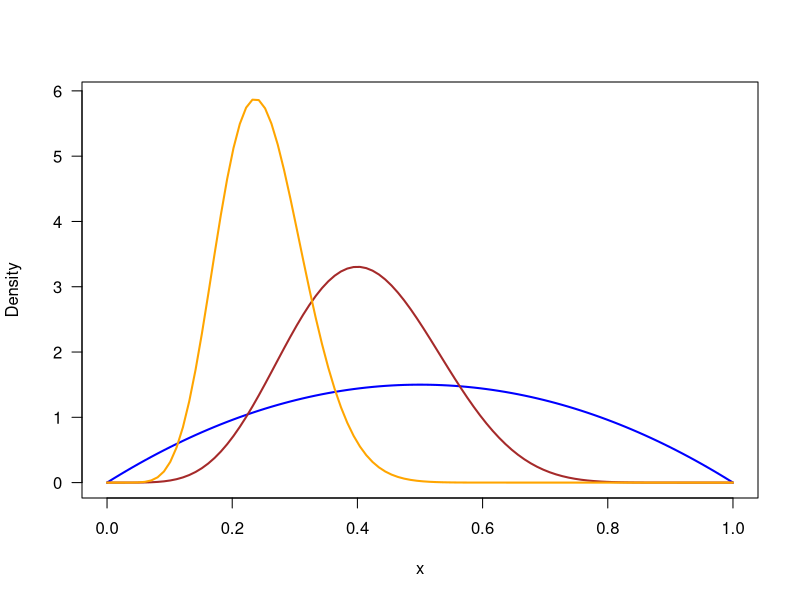
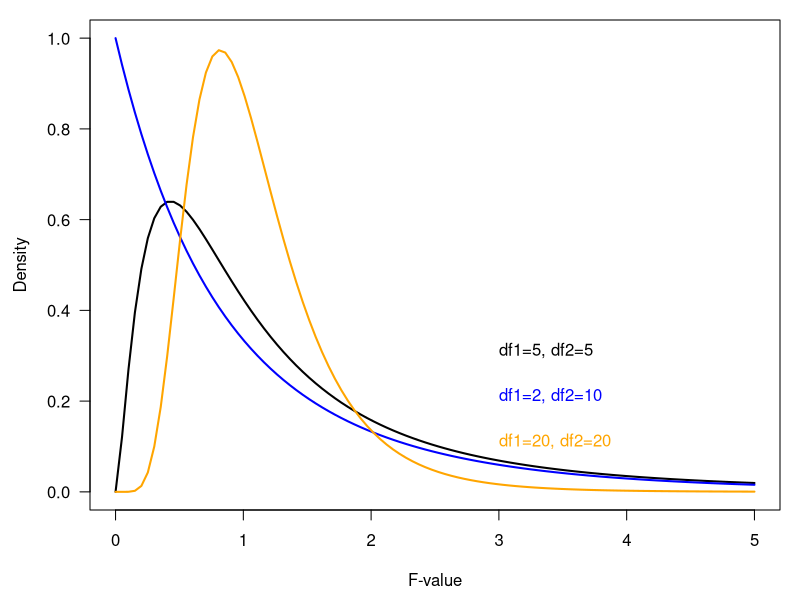

Reproduce these figures in R, in order.
## ---- chunk 1
x <- seq(0,1, length=100)
y1 <- dbeta(x, 2,2)
y2 <- dbeta(x, 7,10)
y3 <- dbeta(x, 10, 30)
plot(x, y1, ylim=c(0, 5.9), xlab="x", ylab="Density", las=1, lwd=2, col="blue",
     type="l")
lines(x,y2, lwd=2, col="brown")
lines(x,y3, lwd=2, col="orange")


## ---- chunk 2
par(mar=c(4.5,4.5,1,1))
x <- seq(0, 5, length=100)
y <- df(x, 5,5)
plot(x, y, type="l", lwd=2, las=1, xlab="F-value", ylab="Density", main="", ylim=c(0,1))
text(3, 0.3, "df1=5, df2=5", adj=c(0,0))
text(3, 0.2, "df1=2, df2=10", adj=c(0,0), col="blue")
text(3, 0.1, "df1=20, df2=20", adj=c(0,0), col="orange")

y <- df(x, 2,10)
lines(x,y, lwd=2, col="blue")
y <- df(x, 20, 20)
lines(x,y, lwd=2, col="orange")
